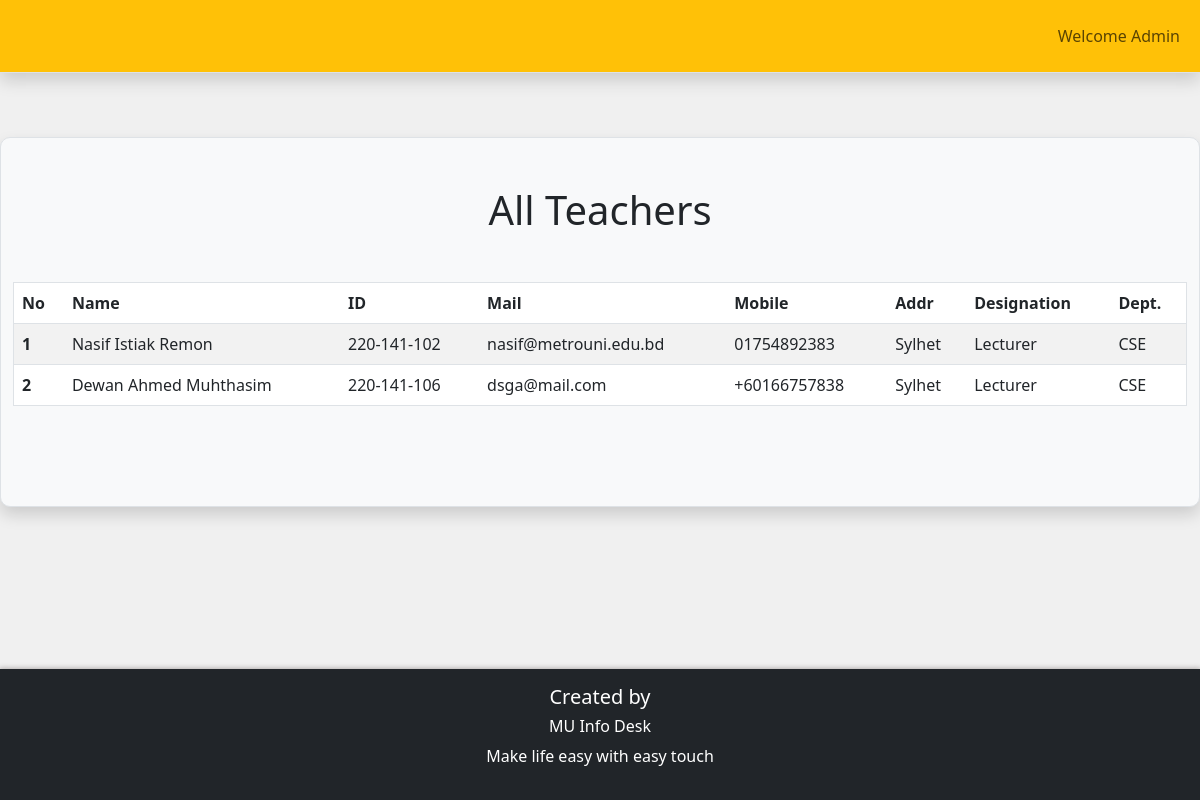
/admin_area/all-teachers.php (signed in), run on the app's committed database.
### tables this page shows
CREATE TABLE `teacher` (
  `id` int(11) NOT NULL,
  `teacher_id` varchar(255) NOT NULL,
  `fName` varchar(255) NOT NULL,
  `lName` varchar(255) NOT NULL,
  `email` varchar(255) NOT NULL,
  `mobile` varchar(255) NOT NULL,
  `addr` varchar(255) NOT NULL,
  `designation` varchar(255) NOT NULL,
  `dept` varchar(255) NOT NULL
);

### admin_area/all-teachers.php (the view, shortened to what this page needs)
<?php
require('header.php')
?>
    <div class="container-fluid mt-3  mb-5 bg-light rounded-lg border border-rounded shadow">
        <h1 class="text-center my-5">All Teachers</h1>
        <table class="table table-striped border">
  <thead>
    <tr>
      <th scope="col">No</th>
      <th scope="col">Name</th>
      <th scope="col">ID</th>
      <th scope="col">Mail</th>
      <th scope="col">Mobile</th>
      <th scope="col">Addr</th>
      <th scope="col">Designation</th>
      <th scope="col">Dept.</th>
    </tr>
  </thead>
  <tbody>
    <?php  global $con;
    $select_query = "SELECT * FROM teacher";
$result_query = mysqli_query($con, $select_query);
$no = 1;
while ($row = mysqli_fetch_assoc($result_query)) {
    $id = $row['id'];
    $fName = $row['fName'];
    $teacher_id = $row['teacher_id'];
    $lName = $row['lName'];
    $email  = $row['email'];
    $mobile = $row['mobile'];
    $addr = $row['addr'];
    $designation = $row['designation'];
    $dept = $row['dept'];
    ?>
    <tr class='product-<?php echo $id ;?>'>
      <th scope="row"><?php echo $no++;?></th>
      <td> <?php echo $fName." ".$lName ;?></td>
      <td> <?php echo $teacher_id ;?></td>
      <td><?php echo $email;?></td>
      <td><?php echo $mobile;?></td>
      <td><?php echo $addr;?></td>
      <td><?php echo $designation ;?></td>
      <td><?php echo $dept;?></td>
    </tr>
    <?php
}?>
  </tbody>
</table>
</div>
<?php
require('footer.php')
?>

### css/style.css (style rules this page uses)
* { padding: 0; margin: 0; box-sizing: border-box; }

### admin_area/header.php (style rules this page uses)
table { margin-bottom: 100px !important; }
.border-rounded { border-radius: 10px; }

### data on the page
teacher: fName "Nasif Istiak", lName "Remon", teacher "220-141-102", email "nasif@metrouni.edu.bd", mobile "01754892383", addr "Sylhet", designation "Lecturer", dept "CSE"
teacher: fName "Dewan Ahmed", lName "Muhthasim", teacher "220-141-106", email "dsga@mail.com", mobile "+60166757838", addr "Sylhet", designation "Lecturer", dept "CSE"

### other printed values
$_SESSION['admin_name'] "Admin"
